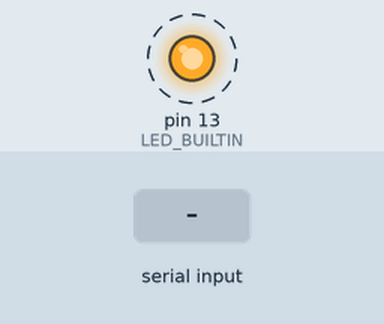
This sketch was run on a simulated Arduino Uno, built with avr-gcc and run on an emulated ATmega328P. Shown: output pins drawn as LEDs (lit = HIGH). Dashed ring = blinking. Inputs (shaded band) come from the test bench. Random numbers use the default seed unless the sketch sets one; what the sketch prints to the serial monitor is not drawn.

Above: at 1.2 s.
1.3 s: byte 30 received over Serial
Timing chart, 0 to 9.5 s (numbered marks = the images above; inputs shaded):
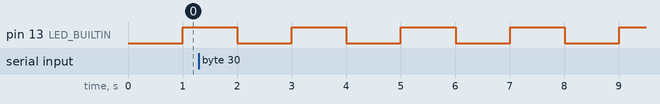

The sketch:

ches_clock.ino
```cpp
/* TODO
 * const potPin = ?;
 */
int incomingByte = 0;
unsigned long msSLB = 0;
int ledState = LOW;

bool getState() {
  // Would normally get the data from the pot
  if(random(1024) > 512) {
    return true;
  }
  return false;
}

void setup() {
  pinMode(LED_BUILTIN, OUTPUT);
  Serial.begin(9600);
  Serial.println("Reporting in...");
}

void loop() {
  if (Serial.available() > 0) {
    incomingByte = Serial.read();

    Serial.println(getState());
  }

  if(millis() > msSLB + 1000) {
    ledState = ledState == LOW ? HIGH : LOW;
    msSLB = millis();
    digitalWrite(LED_BUILTIN, ledState);
  }

}
```

Measured:
- by itself, pin 13 (LED_BUILTIN): alternates HIGH for 1.0 s and LOW for 1.0 s
